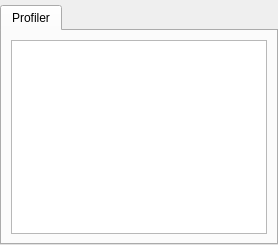
      <widget class="QWidget" name="page_Profiler">
       <layout class="QVBoxLayout" name="verticalLayout_2">
        <property name="leftMargin">
         <number>0</number>
        </property>
        <property name="topMargin">
         <number>5</number>
        </property>
        <property name="rightMargin">
         <number>0</number>
        </property>
        <property name="bottomMargin">
         <number>0</number>
        </property>
        <item>
         <widget class="QTabWidget" name="tabWidget_Profiler">
          <property name="currentIndex">
           <number>0</number>
          </property>
          <property name="tabsClosable">
           <bool>false</bool>
          </property>
          <property name="movable">
           <bool>false</bool>
          </property>
          <widget class="QWidget" name="tab_Profiler">
           <attribute name="title">
            <string>Profiler</string>
           </attribute>
           <layout class="QVBoxLayout" name="verticalLayout_10">
            <item>
             <widget class="QTableWidget" name="table_Profiler">
              <property name="editTriggers">
               <set>QAbstractItemView::NoEditTriggers</set>
              </property>
              <property name="selectionBehavior">
               <enum>QAbstractItemView::SelectRows</enum>
              </property>
              <property name="horizontalScrollMode">
               <enum>QAbstractItemView::ScrollPerPixel</enum>
              </property>
             </widget>
            </item>
           </layout>
          </widget>
         </widget>
        </item>
       </layout>
      </widget>
